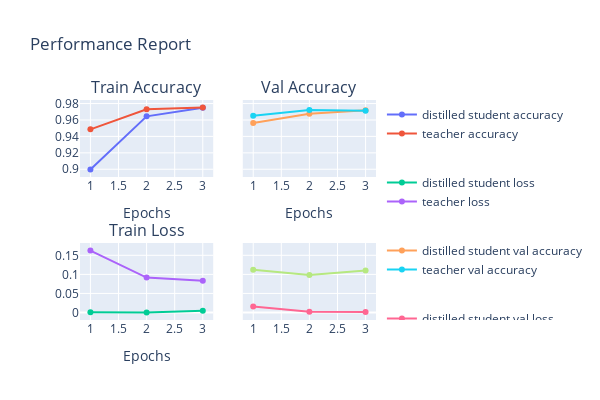

Write notebook code for a chart like this one.
### Code cell
fig = make_subplots(rows=2, cols=2,
        subplot_titles=("Train Accuracy", "Val Accuracy", "Train Loss",), 
        shared_yaxes=True,
        vertical_spacing=0.3)

epochs = list(range(1, len(student_distill_history["sparse_categorical_accuracy"]) + 1))

fig.add_trace(
    go.Scatter(x=epochs, #x axis
                y=student_distill_history["sparse_categorical_accuracy"], #y axis
                name="distilled student accuracy",
                legendgroup = "1"),
                row=1, #plot location
                col=1, #plot location
    )
fig.update_xaxes(title="Hello", row=1, col=1)

fig.add_trace(
    go.Scatter(
        x=epochs,
        y=teacher_history["sparse_categorical_accuracy"],
        name="teacher accuracy",
        legendgroup ="1"
        ),
        row=1,
        col=1,
    )



fig.add_trace(
    go.Scatter(
        x=epochs,
        y=student_distill_history["student_loss"],
        name="distilled student loss",
        legendgroup="2"
    ),
    row=2,
    col=1,
)

fig.add_trace(
    go.Scatter(
        x=epochs,
        y=teacher_history["loss"],
        name="teacher loss",
        legendgroup="2"
    ),
    row=2,
    col=1,
)

fig.add_trace(
    go.Scatter(
        y=student_distill_history["val_sparse_categorical_accuracy"],
        x=epochs,
        name="distilled student val accuracy",
        legendgroup="3"
    ),
    row=1,
    col=2
)

fig.add_trace(
    go.Scatter(
        y=teacher_history["val_sparse_categorical_accuracy"],
        x=epochs,
        name="teacher val accuracy",
        legendgroup="3"
    ),
    row=1,
    col=2
)

fig.add_trace(
    go.Scatter(
        y=student_distill_history["val_student_loss"],
        x=epochs,
        name="distilled student val loss",
        legendgroup="4"
    ),
    row=2,
    col=2
)

fig.add_trace(
    go.Scatter(
        y=teacher_history["val_loss"],
        x=epochs,
        name="teacher val loss",
        legendgroup="4"
    ),
    row=2,
    col=2
)

fig.update_layout(height=400, width=600, #adjusting size of the whole plot
                title_text="Performance Report",
                legend_tracegroupgap = 30,
                xaxis1_title="Epochs",
                xaxis2_title="Epochs",
                xaxis3_title="Epochs",
                )

fig.show()

### Figure 1 — Plotly figure (JSON) as saved in the notebook; plotly's stock layout.template omitted (floating-point values rounded to 4 significant figures)
{"data": [{"legendgroup": "1", "name": "distilled student accuracy", "type": "scatter", "x": [1, 2, 3], "xaxis": "x", "y": [0.8998, 0.9644, 0.9749], "yaxis": "y"}, {"legendgroup": "1", "name": "teacher accuracy", "type": "scatter", "x": [1, 2, 3], "xaxis": "x", "y": [0.9486, 0.973, 0.9751, 0.9789, 0.9812], "yaxis": "y"}, {"legendgroup": "2", "name": "distilled student loss", "type": "scatter", "x": [1, 2, 3], "xaxis": "x3", "y": [0.0005844, 0.00028, 0.004485], "yaxis": "y3"}, {"legendgroup": "2", "name": "teacher loss", "type": "scatter", "x": [1, 2, 3], "xaxis": "x3", "y": [0.1624, 0.09169, 0.08343, 0.07259, 0.06757], "yaxis": "y3"}, {"legendgroup": "3", "name": "distilled student val accuracy", "type": "scatter", "x": [1, 2, 3], "xaxis": "x2", "y": [0.9562, 0.9677, 0.9719], "yaxis": "y2"}, {"legendgroup": "3", "name": "teacher val accuracy", "type": "scatter", "x": [1, 2, 3], "xaxis": "x2", "y": [0.9652, 0.9722, 0.9713, 0.9751, 0.9757], "yaxis": "y2"}, {"legendgroup": "4", "name": "distilled student val loss", "type": "scatter", "x": [1, 2, 3], "xaxis": "x4", "y": [0.0158, 0.00183, 0.001502], "yaxis": "y4"}, {"legendgroup": "4", "name": "teacher val loss", "type": "scatter", "x": [1, 2, 3], "xaxis": "x4", "y": [0.1122, 0.09855, 0.1099, 0.09994, 0.1066], "yaxis": "y4"}], "layout": {"annotations": [{"font": {"size": 16}, "showarrow": false, "text": "Train Accuracy", "x": 0.225, "xanchor": "center", "xref": "paper", "y": 1.0, "yanchor": "bottom", "yref": "paper"}, {"font": {"size": 16}, "showarrow": false, "text": "Val Accuracy", "x": 0.775, "xanchor": "center", "xref": "paper", "y": 1.0, "yanchor": "bottom", "yref": "paper"}, {"font": {"size": 16}, "showarrow": false, "text": "Train Loss", "x": 0.225, "xanchor": "center", "xref": "paper", "y": 0.35, "yanchor": "bottom", "yref": "paper"}], "height": 400, "legend": {"tracegroupgap": 30}, "title": {"text": "Performance Report"}, "width": 600, "xaxis": {"anchor": "y", "domain": [0, 0.45], "title": {"text": "Epochs"}}, "xaxis2": {"anchor": "y2", "domain": [0.55, 1], "title": {"text": "Epochs"}}, "xaxis3": {"anchor": "y3", "domain": [0, 0.45], "title": {"text": "Epochs"}}, "xaxis4": {"anchor": "y4", "domain": [0.55, 1]}, "yaxis": {"anchor": "x", "domain": [0.65, 1.0]}, "yaxis2": {"anchor": "x2", "domain": [0.65, 1.0], "matches": "y", "showticklabels": false}, "yaxis3": {"anchor": "x3", "domain": [0, 0.35]}, "yaxis4": {"anchor": "x4", "domain": [0, 0.35], "matches": "y3", "showticklabels": false}}}
